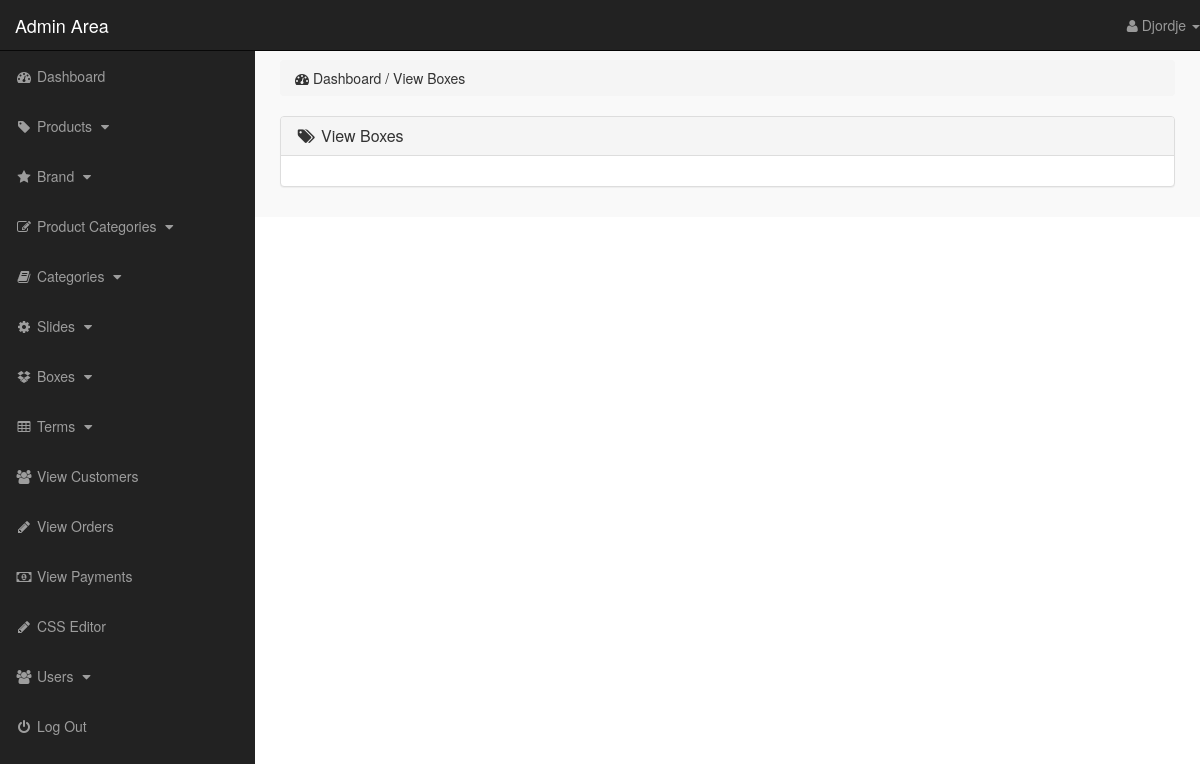
The app's page /admin_area/index.php?view_boxes (signed in), older data.
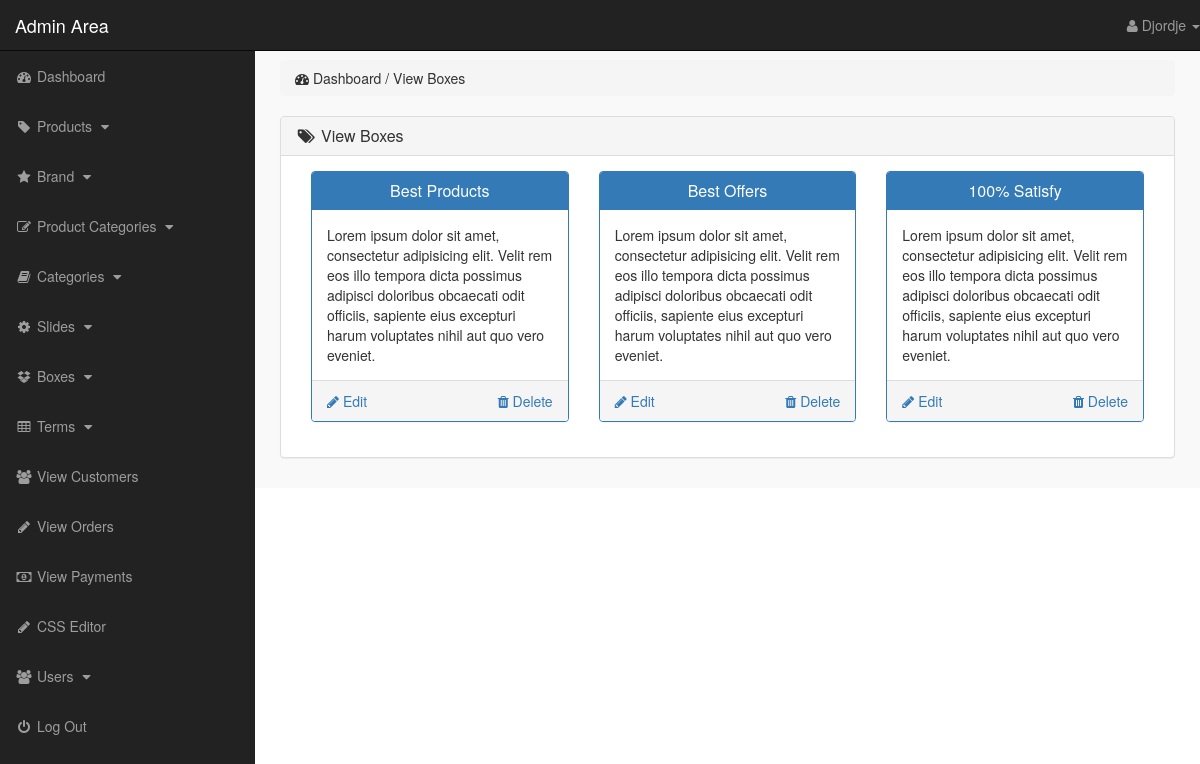
The same page, newer data.
### tables this page shows
CREATE TABLE `boxes_section` (
  `box_id` int(10) NOT NULL,
  `box_title` text NOT NULL,
  `box_desc` text NOT NULL
);

### admin_area/view_boxes.php (the view)
<?php
    if(!isset($_SESSION['admin_email'])){
        echo "<script>window.open('login.php','_self')</script>";
    }else{
?>
<div class="row">
    <div class="col-lg-12">
        <ol class="breadcrumb">
            <li>
                <i class="fa fa-dashboard"></i> Dashboard / View Boxes
            </li>
        </ol>
    </div>
</div>
<div class="row">
    <div class="col-lg-12">
        <div class="panel panel-default">
            <div class="panel-heading">
                <h3 class="panel-title">
                    <i class="fa fa-tags fa-fw"></i> View Boxes
                </h3>
            </div>
            <div class="panel-body">
                <?php
                    $get_boxes = "select * from boxes_section";
                    $run_boxes = mysqli_query($con,$get_boxes);
                    while($run_boxes_section=mysqli_fetch_array($run_boxes)){
                        $box_id = $run_boxes_section['box_id'];
                        $box_title = $run_boxes_section['box_title'];
                        $box_desc = $run_boxes_section['box_desc'];
                ?>
                <div class="col-lg-4 col-md-4">
                    <div class="panel panel-primary">
                        <div class="panel-heading">
                            <h3 class="panel-title" align="center">
                                <?php echo $box_title; ?>
                            </h3>
                        </div>
                        <div class="panel-body">
                        <?php echo $box_desc; ?>
                        </div>
                        <div class="panel-footer">
                            <center>
                                <a href="index.php?delete_box=<?php echo $box_id; ?>" class="pull-right">
                                 <i class="fa fa-trash"></i> Delete
                                </a>
                                <a href="index.php?edit_box=<?php echo $box_id; ?>" class="pull-left">
                                 <i class="fa fa-pencil"></i> Edit
                                </a>
                                <div class="clearfix"></div>
                            </center>
                        </div>
                    </div>
                </div>
                <?php } ?>
            </div>
        </div>
    </div>
</div>
<?php } ?>

Row changes from the older to the newer data that the page shows:
added boxes_section: box_title "Best Products", box_desc "Lorem ipsum dolor sit amet, consectetur adipisicing elit. Velit rem eos illo tempora dicta possimus adipisci doloribus obcaecati odit officiis, sapiente eius excepturi harum voluptates nihil aut quo vero eveniet."
added boxes_section: box_title "Best Offers", box_desc "Lorem ipsum dolor sit amet, consectetur adipisicing elit. Velit rem eos illo tempora dicta possimus adipisci doloribus obcaecati odit officiis, sapiente eius excepturi harum voluptates nihil aut quo vero eveniet."
added boxes_section: box_title "100% Satisfy", box_desc "Lorem ipsum dolor sit amet, consectetur adipisicing elit. Velit rem eos illo tempora dicta possimus adipisci doloribus obcaecati odit officiis, sapiente eius excepturi harum voluptates nihil aut quo vero eveniet."
